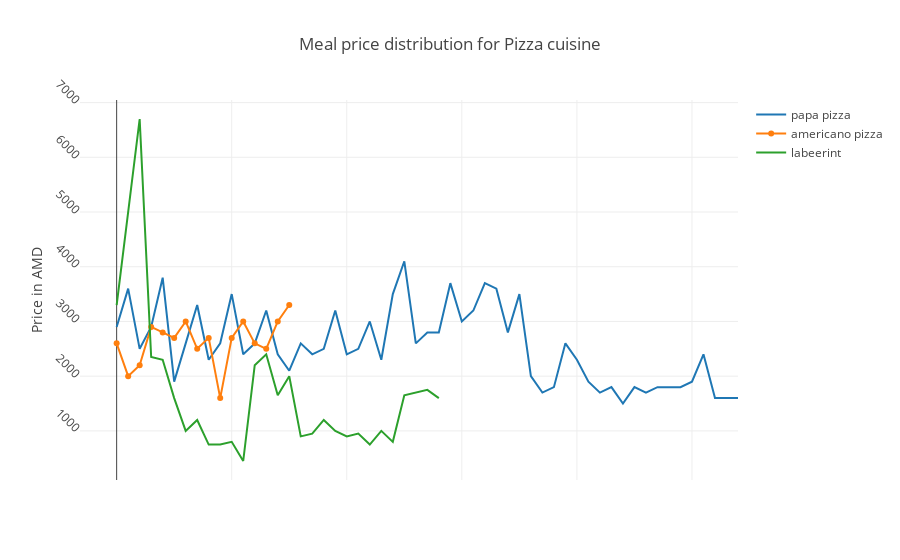

Notebook code for this chart:
### Code cell
trace_1 = go.Scatter(y = pizza_papa_pizza_meal,name = 'papa pizza' )
trace_2 = go.Scatter(y = pizza_americano_pizza_meal,name = 'americano pizza' )
trace_3 = go.Scatter(y = pizza_labeerint_meal,name = 'labeerint' )

layout = go.Layout(
    title=go.layout.Title(
        text='Meal price distribution for Pizza cuisine'
    ),
    xaxis=go.layout.XAxis(
        autorange=True,
        showline=False,
        ticks='',
        showticklabels=False
    ),
    yaxis=go.layout.YAxis(
        title=go.layout.yaxis.Title(
            text='Price in AMD'
        ),
        tickangle=45
    )
)

data = [trace_1, trace_2, trace_3]
figure = dict(data=data,layout=layout)
iplot(figure)

### Figure 1 — Plotly figure (JSON) as saved in the notebook; plotly's stock layout.template omitted (floating-point values rounded to 4 significant figures)
{"data": [{"name": "papa pizza", "type": "scatter", "uid": "04a7b20f-f11c-4e7d-8d98-22a721828ce4", "y": [2900, 3600, 2500, 2900, 3800, 1900, 2600, 3300, 2300, 2600, 3500, 2400, 2600, 3200, 2400, 2100, 2600, 2400, 2500, 3200, 2400, 2500, 3000, 2300, 3500, 4100, 2600, 2800, 2800, 3700, 3000, 3200, 3700, 3600, 2800, 3500, 2000, 1700, 1800, 2600, 2300, 1900, 1700, 1800, 1500, 1800, 1700, 1800, 1800, 1800, 1900, 2400, 1600, 1600, 1600]}, {"name": "americano pizza", "type": "scatter", "uid": "20cc40f4-c05d-4c80-8493-a99b68727ec7", "y": [2600, 2000, 2200, 2900, 2800, 2700, 3000, 2500, 2700, 1600, 2700, 3000, 2600, 2500, 3000, 3300]}, {"name": "labeerint", "type": "scatter", "uid": "9e1f5a95-428d-4b3e-a681-b88aa913b9f5", "y": [3300, 4950, 6700, 2350, 2300, 1600, 1000, 1200, 750, 750, 800, 450, 2200, 2400, 1650, 2000, 900, 950, 1200, 1000, 900, 950, 750, 1000, 800, 1650, 1700, 1750, 1600]}], "layout": {"title": {"text": "Meal price distribution for Pizza cuisine"}, "xaxis": {"autorange": true, "showline": false, "showticklabels": false, "ticks": ""}, "yaxis": {"tickangle": 45, "title": {"text": "Price in AMD"}}}}
